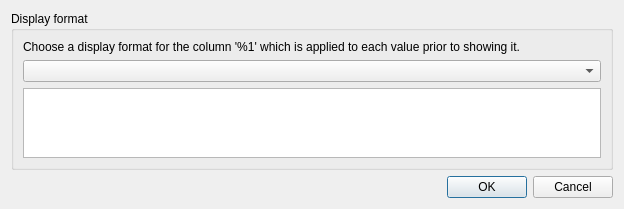
<?xml version="1.0" encoding="UTF-8"?>
<ui version="4.0">
 <class>ColumnDisplayFormatDialog</class>
 <widget class="QDialog" name="ColumnDisplayFormatDialog">
  <property name="geometry">
   <rect>
    <x>0</x>
    <y>0</y>
    <width>624</width>
    <height>205</height>
   </rect>
  </property>
  <property name="windowTitle">
   <string>Choose display format</string>
  </property>
  <layout class="QVBoxLayout" name="verticalLayout">
   <item>
    <widget class="QGroupBox" name="groupBox">
     <property name="title">
      <string>Display format</string>
     </property>
     <layout class="QVBoxLayout" name="verticalLayout_2">
      <item>
       <widget class="QLabel" name="labelDisplayFormat">
        <property name="text">
         <string>Choose a display format for the column '%1' which is applied to each value prior to showing it.</string>
        </property>
       </widget>
      </item>
      <item>
       <widget class="QComboBox" name="comboDisplayFormat"/>
      </item>
      <item>
       <widget class="SqlTextEdit" name="editDisplayFormat">
        <property name="readOnly">
         <bool>true</bool>
        </property>
       </widget>
      </item>
     </layout>
    </widget>
   </item>
   <item>
    <widget class="QDialogButtonBox" name="buttonBox">
     <property name="orientation">
      <enum>Qt::Horizontal</enum>
     </property>
     <property name="standardButtons">
      <set>QDialogButtonBox::Cancel|QDialogButtonBox::Ok</set>
     </property>
    </widget>
   </item>
  </layout>
 </widget>
 <customwidgets>
  <customwidget>
   <class>SqlTextEdit</class>
   <extends>QTextEdit</extends>
   <header>sqltextedit.h</header>
   <container>1</container>
  </customwidget>
 </customwidgets>
 <tabstops>
  <tabstop>comboDisplayFormat</tabstop>
  <tabstop>editDisplayFormat</tabstop>
 </tabstops>
 <resources/>
 <connections>
  <connection>
   <sender>buttonBox</sender>
   <signal>accepted()</signal>
   <receiver>ColumnDisplayFormatDialog</receiver>
   <slot>accept()</slot>
   <hints>
    <hint type="sourcelabel">
     <x>227</x>
     <y>188</y>
    </hint>
    <hint type="destinationlabel">
     <x>157</x>
     <y>204</y>
    </hint>
   </hints>
  </connection>
  <connection>
   <sender>buttonBox</sender>
   <signal>rejected()</signal>
   <receiver>ColumnDisplayFormatDialog</receiver>
   <slot>reject()</slot>
   <hints>
    <hint type="sourcelabel">
     <x>295</x>
     <y>194</y>
    </hint>
    <hint type="destinationlabel">
     <x>286</x>
     <y>204</y>
    </hint>
   </hints>
  </connection>
  <connection>
   <sender>comboDisplayFormat</sender>
   <signal>currentIndexChanged(int)</signal>
   <receiver>ColumnDisplayFormatDialog</receiver>
   <slot>updateSqlCode()</slot>
   <hints>
    <hint type="sourcelabel">
     <x>125</x>
     <y>69</y>
    </hint>
    <hint type="destinationlabel">
     <x>244</x>
     <y>4</y>
    </hint>
   </hints>
  </connection>
 </connections>
 <slots>
  <slot>updateSqlCode()</slot>
 </slots>
</ui>
